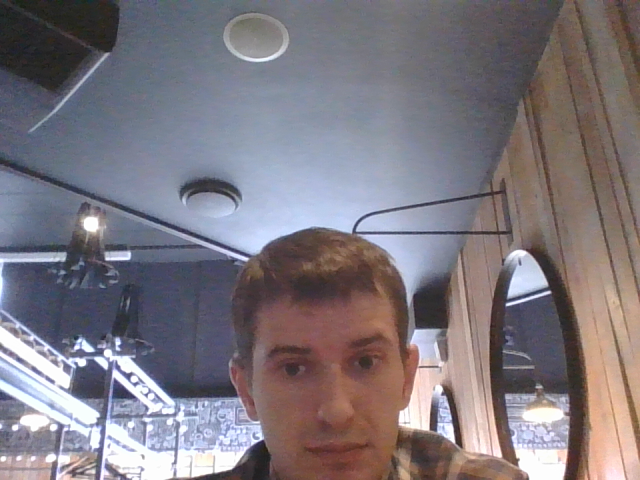
#> input picture photo_frame.png, 640 x 480 px, given in place of the camera
$ python karina.py
#> lines starting #> are read from the running program, lines starting #| are printed output that depends on the picture; after the words box and inside, x2 and y2 are one past the last pixel; in counts of white or black regions, pixels touching at a corner belong together
import  cv2
cam = cv2.VideoCapture(0)
def nth(a):
    pass
cv2.namedWindow("frame")
cv2.createTrackbar("low","frame",0,150,nth)
cv2.createTrackbar("hight","frame",50,255,nth)
while True:


    frame= cam.read()[1]
#> frame is the input picture: shape (480, 640, 3); mean B, G, R 126.5, 119.4, 126
    low = cv2.getTrackbarPos("low","frame")
    hight = cv2.getTrackbarPos("hight","frame")
    print(low,hight)
    gray = cv2.cvtColor(frame,cv2.COLOR_BGR2GRAY)
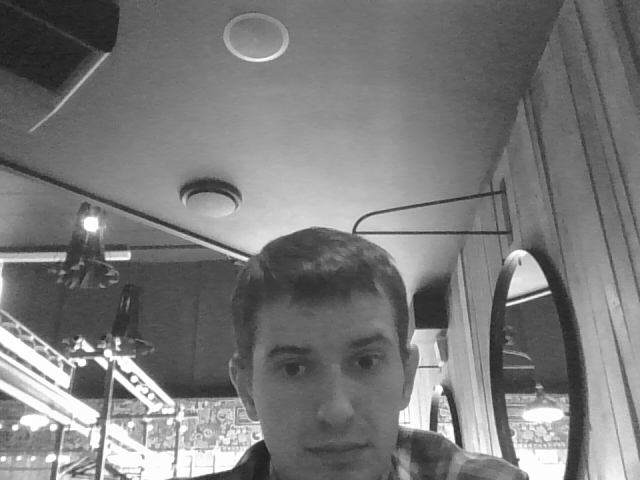
#> gray: shape (480, 640); min 24, max 255, mean 122.2
    hsv = cv2.cvtColor(frame,cv2.COLOR_HSV2BGR)
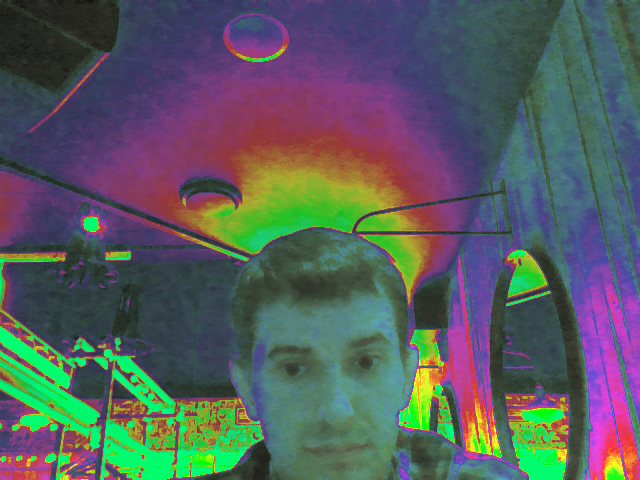
#> hsv: shape (480, 640, 3); mean B, G, R 94.5, 93.5, 86.3
    mask = cv2.inRange(gray,low,hight)
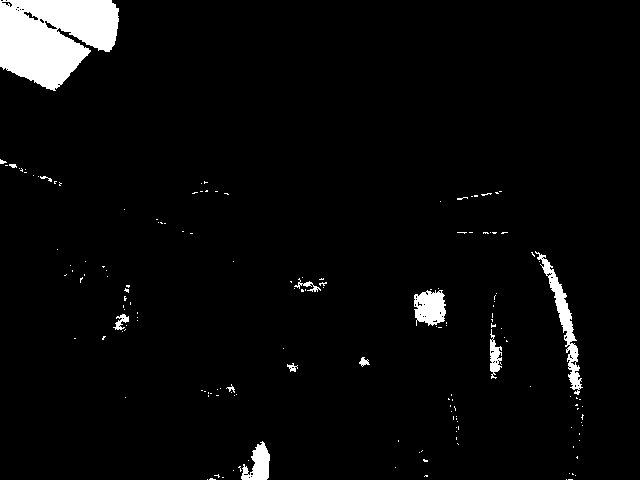
#> mask: shape (480, 640); 3.9% white; 162 white regions (149 under 20 px), largest, box (x1, y1, x2, y2) and area: (0, 0, 119, 91) 7922, (535, 251, 583, 395) 1313, (414, 290, 446, 326) 883
#> (the run stopped early here; a loop or call above may not have finished)
